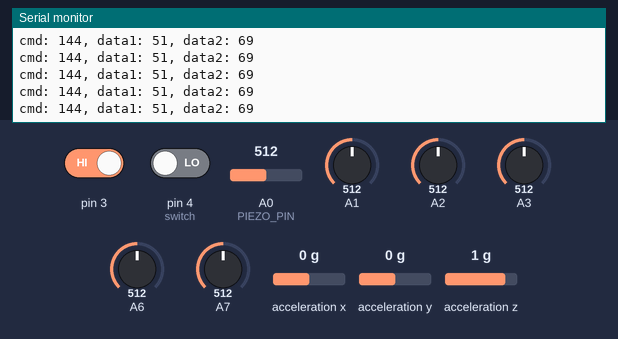
A sketch run on a simulated Arduino Leonardo, built with avr-gcc and run on an emulated ATmega32U4. On the bench: the last lines printed to the serial monitor. The test bench sets the inputs (shaded band); at power-on: pin 3 HIGH, A1 = 512, A3 = 512, A2 = 512, A6 = 512, A7 = 512, pin 4 (switch) LOW, A0 (PIEZO_PIN) = 512, acceleration x 0 g, acceleration y 0 g, acceleration z 1 g.

Above: at 1.2 s.
1.3 s: pin 3 driven LOW
2.9 s: A1 set to 716
At 2.93 s:
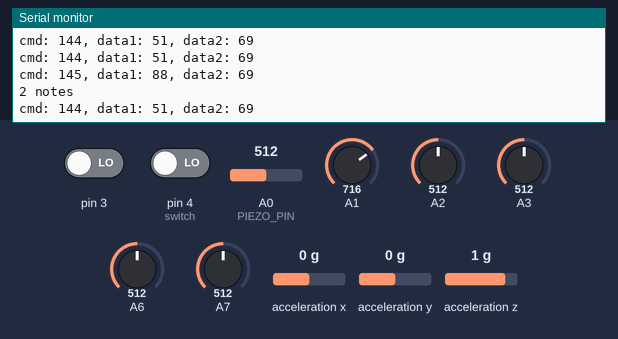
4.4 s: A3 set to 716
At 4.5 s:
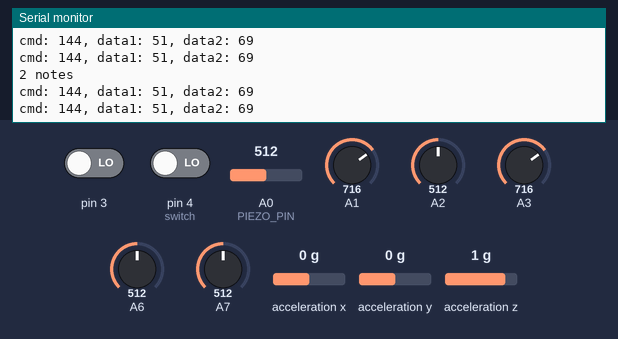
5.9 s: A2 set to 716
At 6.08 s:
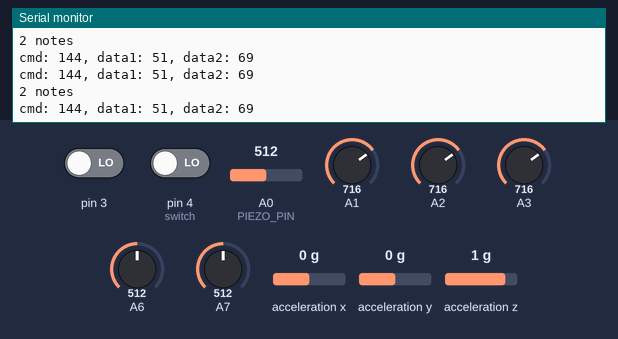
7.4 s: A6 set to 716
At 7.43 s:
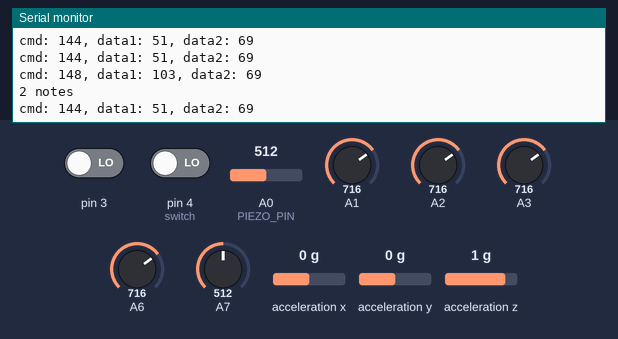
8.9 s: A7 set to 716
At 9.34 s:
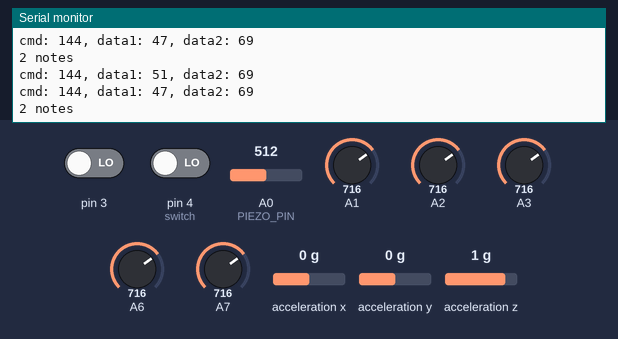
Timing chart, 0 to 11.4 s (numbered marks = the images above; inputs shaded):
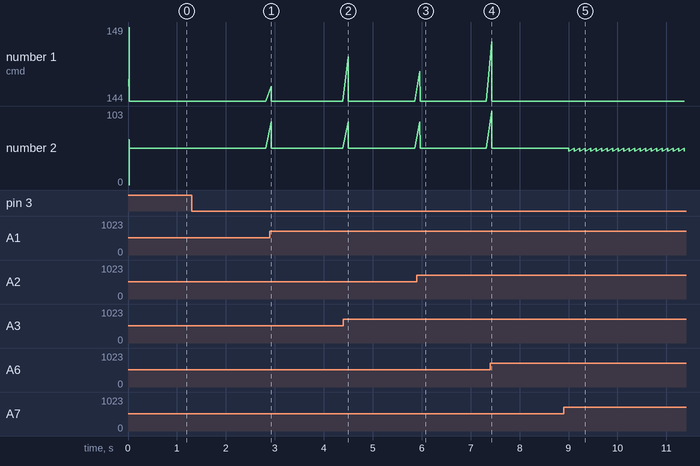

Measured:
- after the input at 2.9 s, the serial monitor: prints a new line at once (image 1)
- after the input at 5.9 s, the serial monitor: prints a new line after 0.07 s (image 3)
- after the input at 7.4 s, the serial monitor: prints a new line at once (image 4)
- after the input at 8.9 s, the serial monitor: prints a new line after 0.10 s (image 5)
- plotted number 2: 51 → 47 after the input at 8.9 s

The sketch:

plcks.ino
```cpp
//Project documentation: https://www.notion.so/Final-Project-9cec9fa9f66e49c8a6ba7b962b5365ed
//Contains various pieces of code found in https://tigoe.github.io/SoundExamples/midi.html
//
//accelerometer using LIS3DH library example by Kevin Townsend

const int PIEZO_PIN = A0;  // Piezo output
#include "MIDIUSB.h"
#include "Wire.h"
#include "Adafruit_LIS3DH.h"
int amv;
Adafruit_LIS3DH accelerometer = Adafruit_LIS3DH();
// Variables:
byte note = 0;  // The MIDI note value to be played
int ptcho, prevptcho;
int distrd, freqrd, qrd, ndrd;
int pta;
int pv, mv, mpv, dv, fv, qv, ndv, ev;
int prevpv, prevdv, prevfv, prevqv, prevndv, prevev;
int p1, p2;

void setup() {
  Serial.begin(9600);
  pinMode(3, INPUT);
  pinMode(4, INPUT);

  //initialize pitch values
  prevptcho = analogRead(A7);
  pv = 52;
  p1 = 52;
  p2 = 52;

  //initialize slider
  ndrd = analogRead(A6);
  prevndv = map(ndrd, 16, 875, 0, 127);

  //initialize accelerometer
  prevev = 126;

  prevdv = 0;
  prevfv = 0;
  prevqv = 0;

  while (!Serial)
    ;
  if (!accelerometer.begin(0x18)) {
    Serial.println("Couldn't start accelerometer. Check wiring.");
    while (true)
      ;  // stop here and do nothing
  }
  accelerometer.setRange(LIS3DH_RANGE_8_G);  // 2, 4, 8 or 16 G
}

void loop() {
  // Read Piezo ADC value in, and convert it to a voltage
  int piezoADC = analogRead(PIEZO_PIN);
  float piezoV = piezoADC / 1023.0 * 5.0;

  //reading of effects values
  distrd = analogRead(A1);  //distortion, ptn 1
  dv = map(distrd, 0, 1023, 0, 127);
  freqrd = analogRead(A2);  //filter frequency value, ptn 2
  fv = map(freqrd, 0, 1023, 0, 127);
  qrd = analogRead(A3);  //filter Q value, ptn 3
  qv = map(qrd, 0, 1023, 0, 127);

  float avs;
  for (int i = 0; i < 20; i++) {
    ndrd = analogRead(A6);  //note duration, slider average value
    if (ndrd >= 16 && ndrd <= 875) {
      mv = map(ndrd, 16, 875, 0, 127);
      avs += mv;
    }
  }

  ndv = int(round(avs / 20.0));

  //reading of pitch value, ptn 4
  // only latest addded note can change at one time
  int avp=0;
  for (int j = 0; j < 20; j++) {
    ptcho = 1023 - analogRead(A7);
    mpv = map(ptcho, 0, 1023, 40, 64);//limited pitch mapping
    avp += mpv;
  }
  //ndv = map(ndrd, 0, 1023, 0, 127);
  pv = int(round(avp / 20.0));

  //reading of expression pedal value, accelerometer average
  float accs = 0.0;
  int nea, amv;
  accelerometer.read();

  for (int i = 0; i < 20; i++) {
    nea = -floor(100 * convertReading(accelerometer.y));
    if (nea >= 25 && nea <= 90) {
      amv = map(nea, 25, 90, 0, 127);
      accs += amv;
    }
  }
  accs = round(accs / 20.0);
  ev = int(accs);


  //sending effects values in different channels

  if (abs(dv - prevdv) > 4) {
    noteOn(0x91, dv, 0x45);
    prevdv = dv;
  }
  // delay(50);
  if (abs(fv - prevfv) > 2){
    noteOn(0x92, fv, 0x45);
    prevfv = fv;
  }
  // //delay(50);
  if (abs(qv - prevqv) > 2){
    noteOn(0x93, qv, 0x45);
    prevqv = qv;
  }
  // delay(50);

  if (abs(ndv-prevndv)<50 && abs(ndv-prevndv)>2){
    if (ndv>=120) noteOn(0x94, 127, 0x45);
    else noteOn(0x94, ndv, 0x45);
    prevndv = ndv;
  }
  // delay(50);

  if (abs(ev-prevev)>3){
    noteOn(0x95, ev, 0x45);
    prevev = ev;
  }
  //delay(50);


  //triggering of note or chord
  if (piezoV > 0.7) {
    if (digitalRead(4)) {  //toggle switch pos
      //3-note chord
      Serial.println("3 notes");
      noteOn(0x90, p1, 0x45);
      noteOn(0x90, p2, 0x45);
      noteOn(0x90, pv, 0x45);
      delay(100);
    } else if (!digitalRead(3)) {
      //2-note chord
      Serial.println("2 notes");
      noteOn(0x90, p1, 0x45);
      noteOn(0x90, pv, 0x45);
      delay(100);
      p2 = pv;
    } else {  //single note
      //Serial.println(piezoV);  // Print the voltage.
      noteOn(0x90, pv, 0x45);
      delay(100);
      p1 = pv;
    }
  }
  //delay(100);


  //for manual mapping of knobs
  if (digitalRead(3) && digitalRead(4)) {
    pta = analogRead(A5);
    mv = map(pta, 0, 1023, 0, 127);
    // noteOn(0x94, mv, 0x45);
    delay(100);
    Serial.println(23);
  }
}

// plays a MIDI note. Doesn't check to see that
// cmd is greater than 127, or that data values are less than 127:
void noteOn(byte cmd, byte data1, byte data2) {
  /* First parameter is the event type (top 4 bits of the command byte).
      Second parameter is command byte combined with the channel.
      Third parameter is the first data byte
      Fourth parameter second data byte, if there is one:
  */
  midiEventPacket_t midiMsg = { cmd >> 4, cmd, data1, data2 };
  MidiUSB.sendMIDI(midiMsg);

  //prints the values in the serial monitor so we can see what note we're playing
  Serial.print("cmd: ");
  Serial.print(cmd);
  Serial.print(", data1: ");
  Serial.print(data1);
  Serial.print(", data2: ");
  Serial.println(data2);
}

// convert reading to a floating point number in G's:
float convertReading(int reading) {
  float divisor = 2 << (13 - accelerometer.getRange());
  float result = (float)reading / divisor;
  return result;
}
```
